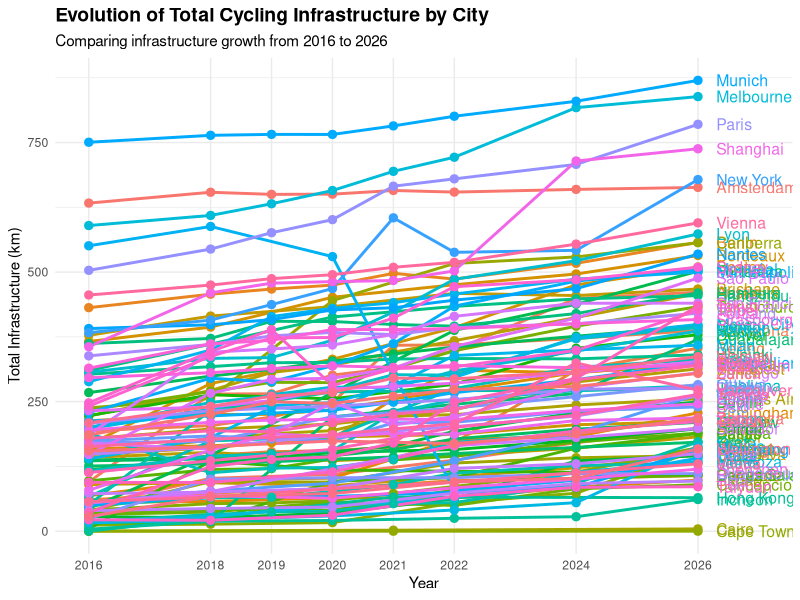

This chart was generated by the following R code:
# Load required packages
library(tidyverse)
library(ggplot2)

final_city_estimations <- read.csv("data/pipeline/final_city_estimations.csv")

unique(final_city_estimations$city) # 118

summary(final_city_estimations$processing_time_minutes[final_city_estimations$processing_time_minutes > 10], na.rm = TRUE)
# Min. 1st Qu.  Median    Mean 3rd Qu.    Max.    NA's 
#   10.53   15.29   18.17   19.64   22.67   37.81     204 
summary(final_city_estimations$total_ci_m)
# Min. 1st Qu.  Median    Mean 3rd Qu.    Max. 
# 0  179087  280806  302886  398848  838957 

# 1. Prepare the data
plot_data <- final_city_estimations |>
  filter(lts == 1) |> 
  # Group by city and year to handle the multiple LTS rows
  group_by(city, year) |>
  # Take the first value of total_ci_m (or max/mean, since it's likely duplicated) 
  # and convert meters to kilometers
  summarise(total_ci_km = max(total_ci_m, na.rm = TRUE) / 1000, .groups = "drop")

plot_data_wide = plot_data |> 
  pivot_wider(id_cols= city, names_from = year, values_from=total_ci_km)

# 2. Create the plot
ggplot(plot_data, aes(x = year, y = total_ci_km, color = city, group = city)) +
  geom_line(linewidth = 1) +      # Draw the trend lines
  geom_point(size = 2.5) +        # Add markers for the specific years
  geom_text(
    data = plot_data |> filter(year == 2026), # Only label the 2026 points
    aes(label = city), 
    hjust = 0,         # Left-align the text so it starts directly at the point
    nudge_x = 0.3,     # Push the text slightly to the right so it doesn't overlap the dot
    size = 4         
    # fontface = "bold"
  ) +
  # Force the X-axis to only show the specific years in your dataset
  scale_x_continuous(breaks = c(2016, 2018, 2019, 2020, 2021, 2022, 2024, 2026),
                     limits = c(2016, 2027)) + 
  theme_minimal() +
  labs(
    title = "Evolution of Total Cycling Infrastructure by City",
    subtitle = "Comparing infrastructure growth from 2016 to 2026",
    x = "Year",
    y = "Total Infrastructure (km)",
    color = "City"
  ) +
  theme(
    plot.title = element_text(face = "bold", size = 14),
    panel.grid.minor.x = element_blank(), # Keep the background clean
    legend.position = "none" # You can change this to "bottom" if you have many cities
  ) 
